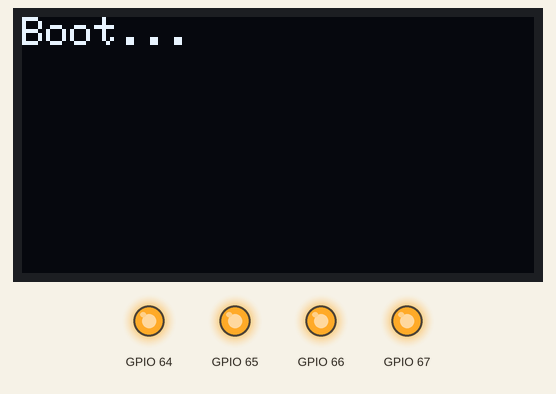
Simulated run of this program. Board: ESP32. Parts: 128×64 one-colour display, output pins drawn as LEDs (lit = HIGH). WiFi joins after 1.5 s; servers stay silent unless stated; the local clock reads 2024-03-15 10:24:30 at power-on unless the program sets it; storage starts empty; what the program prints to the serial monitor is not drawn.

Above: at 0.3 s.
At 1.8 s:
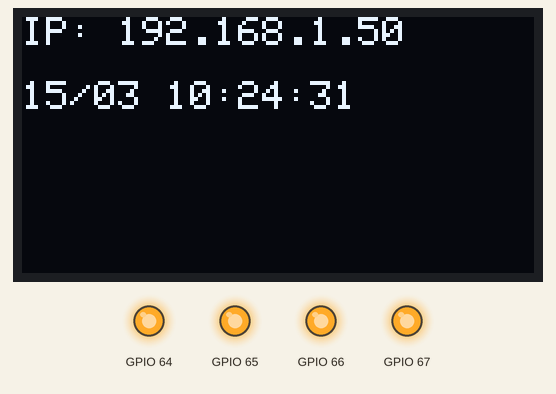
At 9.8 s:
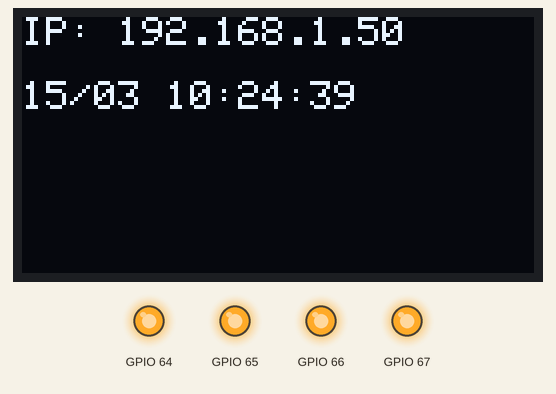
At 19.8 s:
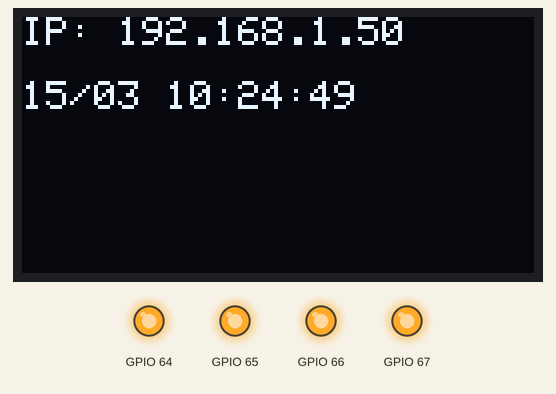
At 28.8 s:
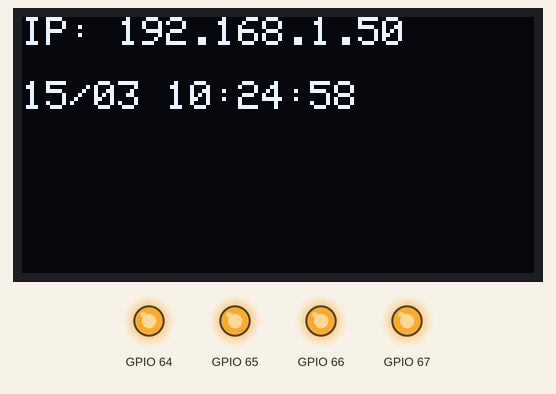
At 38.8 s:
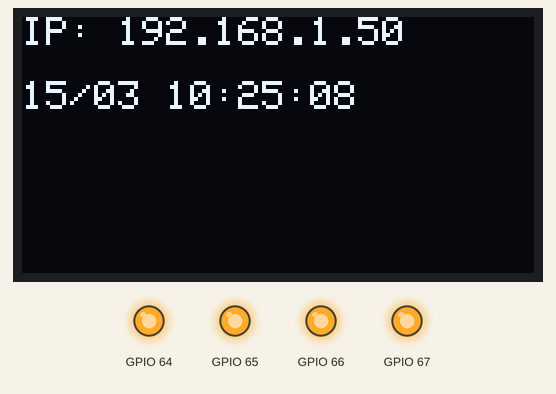

The program:

main.cpp
```cpp
#include "includes.h"
#include "wifi_utils.h"
#include "time_utils.h"
#include "pcf8574_driver.h"
#include "oled_display.h"
#include "secrets.h"

void setup() {
    Serial.begin(115200);
    delay(100);

    // Initialisation bus I²C centrale
    Wire.begin(I2C_SDA, I2C_SCL);

    pcf_init();
    initOLED();
    displayMessage("Boot...");

    if (!SPIFFS.begin(true)) {
        Serial.println("SPIFFS KO (formatage force)");
    } else {
        Serial.println("SPIFFS OK");
    }

    initWiFi(WIFI_SSID, WIFI_PASSWORD);
    initTime();
    startWebServer();


    displayTwoLines("WiFi: " + String(WiFi.isConnected() ? "OK" : "KO"),
                    getFormattedTime());
}

void loop() {
    static uint32_t last = 0;
    if (millis() - last > 1000) {
        last = millis();
        displayTwoLines("IP: " + (WiFi.isConnected() ? WiFi.localIP().toString() : String("…")),
                        getFormattedTime());
    }
}
```

includes.h
```cpp
#pragma once

#include <Arduino.h>
#include <Wire.h>
#include <SPI.h>
#include <time.h>
#include <WiFi.h>
#include <ESPAsyncWebServer.h>
#include <AsyncTCP.h>
#include <FS.h>
#include <SPIFFS.h>
#include <Adafruit_GFX.h>
#include <Adafruit_SSD1306.h>
#include <OneWire.h>
#include <DallasTemperature.h>
#include <DHTesp.h>
#include <TinyGPSPlus.h>
#include "web_utils.h"

#include "config.h"
#include "pcf8574_config.h"
```

oled_display.h
```cpp
// include/oled_display.h
#pragma once
#include <Arduino.h>

void initOLED();
void displayMessage(const String& message);
void displayTwoLines(const String& l1, const String& l2);
```

secrets.h
```cpp
// include/secrets.h (exemple - NE PAS COMMIT tes vrais secrets)
#pragma once

#define WIFI_SSID "TP-Link_Extender"
#define WIFI_PASSWORD  "123456789"
```

time_utils.h
```cpp
// include/time_utils.h
#pragma once

void   initTime();
String getFormattedTime();
```

web_utils.h
```cpp
#pragma once
void startWebServer();
```

wifi_utils.h
```cpp
// include/wifi_utils.h
#pragma once

void initWiFi(const char* ssid, const char* password);
```

oled_display.cpp
```cpp
// src/oled_display.cpp
#include "includes.h"
#include "oled_display.h"

static Adafruit_SSD1306 display(OLED_WIDTH, OLED_HEIGHT, &Wire, -1);

void initOLED() {
    if (!display.begin(SSD1306_SWITCHCAPVCC, OLED_ADDRESS)) {
        Serial.println("OLED non detecte");
        return;
    }
    display.clearDisplay();
    display.setTextColor(SSD1306_WHITE);
    display.setTextSize(1);
    display.setCursor(0, 0);
    display.println("OLED OK");
    display.display();
}

void displayMessage(const String& message) {
    display.clearDisplay();
    display.setCursor(0, 0);
    display.println(message);
    display.display();
}

void displayTwoLines(const String& l1, const String& l2) {
    display.clearDisplay();
    display.setCursor(0, 0);
    display.println(l1);
    display.setCursor(0, 16);
    display.println(l2);
    display.display();
}
```

time_utils.cpp
```cpp
// src/time_utils.cpp
#include "includes.h"
#include "time_utils.h"

void initTime() {
    configTzTime(TZ_EUROPE_PARIS, "pool.ntp.org", "time.google.com");
}

String getFormattedTime() {
    struct tm timeinfo;
    if (!getLocalTime(&timeinfo, 2000)) return "NTP ?";
    char buf[20];
    strftime(buf, sizeof(buf), "%d/%m %H:%M:%S", &timeinfo);
    return String(buf);
}
```

web_utils.cpp
```cpp
#include "includes.h"
#include "time_utils.h"
#include "web_utils.h"

static AsyncWebServer server(80);

void startWebServer() {
    // Page principale -> envoie index.html
    server.on("/", HTTP_GET, [](AsyncWebServerRequest *request) {
        request->send(SPIFFS, "/index.html", "text/html");
    });

    // API pour récupérer l'heure en JSON
    server.on("/time", HTTP_GET, [](AsyncWebServerRequest *request) {
        String json = "{";
        json += "\"datetime\":\"" + getFormattedTime() + "\"";
        json += "}";
        request->send(200, "application/json", json);
    });

    // Sert aussi les fichiers statiques (CSS, JS, images...)
    server.serveStatic("/", SPIFFS, "/");

    server.begin();
    Serial.println("✅ Serveur Web démarré sur http://" + WiFi.localIP().toString());
}
```

wifi_utils.cpp
```cpp
// src/wifi_utils.cpp
#include "includes.h"
#include "wifi_utils.h"

void initWiFi(const char* ssid, const char* password) {
    WiFi.mode(WIFI_STA);
    WiFi.begin(ssid, password);
    Serial.print("WiFi: connexion a ");
    Serial.println(ssid);
    uint8_t retries = 0;
    while (WiFi.status() != WL_CONNECTED && retries < 60) {
        delay(500);
        Serial.print(".");
        retries++;
    }
    Serial.println();
    if (WiFi.status() == WL_CONNECTED) {
        Serial.print("WiFi OK, IP: ");
        Serial.println(WiFi.localIP());
    } else {
        Serial.println("WiFi KO: timeout");
    }
}
```

config.h
```cpp
#pragma once

#define I2C_SDA 21
#define I2C_SCL 22

#define DS18B20_PIN 4
#define DHT_PIN     32

#define GPS_RX_PIN 16
#define GPS_TX_PIN 17

#define OLED_WIDTH   128
#define OLED_HEIGHT  64
#define OLED_ADDRESS 0x3C

#define TZ_EUROPE_PARIS "CET-1CEST,M3.5.0/2,M10.5.0/3"
```

pcf8574_config.h
```cpp
// include/pcf8574_config.h
#pragma once

// Adresse I2C du PCF8574 (ajuste selon A0/A1/A2)
#define PCF8574_ADDR 0x20

// Mapping des broches PCF8574
#define PCF_PIN_RELAY_1        0
#define PCF_PIN_RELAY_2        1
#define PCF_PIN_RELAY_3        2
#define PCF_PIN_RELAY_4        3
#define PCF_PIN_BP_SCREEN      4
#define PCF_PIN_MODE_AUTO      5
#define PCF_PIN_MODE_MANU      6
#define PCF_PIN_DEFAUT_MOTEUR  7

// Logique des relais (inverse si besoin)
#define RELAY_ACTIVE_STATE   LOW
#define RELAY_INACTIVE_STATE HIGH
```

pcf8574_driver.h
```cpp
#pragma once
#include <Arduino.h>

// Fonctions exposées
void pcf_init();
void setRelay(uint8_t relayNum, bool state);
bool readButton(uint8_t pin);
bool readDefautMoteur();
```

pcf8574_driver.cpp
```cpp
#include "includes.h"
#include "pcf8574_driver.h"
#include <PCF8574.h>

static PCF8574 pcf(&Wire, PCF8574_ADDR);

void pcf_init() {
    pcf.begin();

    pcf.pinMode(PCF_PIN_RELAY_1, OUTPUT);
    pcf.pinMode(PCF_PIN_RELAY_2, OUTPUT);
    pcf.pinMode(PCF_PIN_RELAY_3, OUTPUT);
    pcf.pinMode(PCF_PIN_RELAY_4, OUTPUT);

    pcf.pinMode(PCF_PIN_BP_SCREEN, INPUT_PULLUP);
    pcf.pinMode(PCF_PIN_MODE_AUTO, INPUT_PULLUP);
    pcf.pinMode(PCF_PIN_MODE_MANU, INPUT_PULLUP);
    pcf.pinMode(PCF_PIN_DEFAUT_MOTEUR, INPUT_PULLUP);

    setRelay(1, false);
    setRelay(2, false);
    setRelay(3, false);
    setRelay(4, false);
}

void setRelay(uint8_t relayNum, bool state) {
    uint8_t pin;
    switch (relayNum) {
        case 1: pin = PCF_PIN_RELAY_1; break;
        case 2: pin = PCF_PIN_RELAY_2; break;
        case 3: pin = PCF_PIN_RELAY_3; break;
        case 4: pin = PCF_PIN_RELAY_4; break;
        default: return;
    }
    pcf.digitalWrite(pin, state ? RELAY_ACTIVE_STATE : RELAY_INACTIVE_STATE);
}

bool readButton(uint8_t pin) {
    return pcf.digitalRead(pin) == LOW;
}

bool readDefautMoteur() {
    return pcf.digitalRead(PCF_PIN_DEFAUT_MOTEUR) == LOW;
}
```

Measured:
- what the display in image 0 shows lasts 1.5 s, from 0.2 s to 1.7 s
- what the display in image 1 shows lasts 1.0 s, from 1.8 s to 2.8 s
